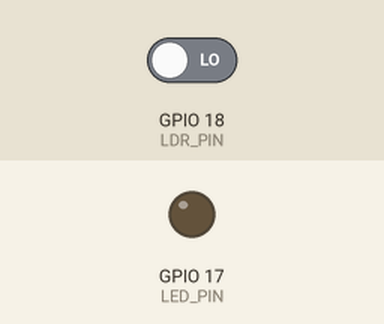
Bench run of a program on a simulated Raspberry Pi (BCM pin numbers). Shown: output pins drawn as LEDs (lit = HIGH). The test bench sets the inputs (shaded band); at power-on: GPIO 18 (LDR_PIN) LOW.

Above: at 1.2 s.
1.3 s: GPIO 18 (LDR_PIN) driven HIGH
At 1.8 s:
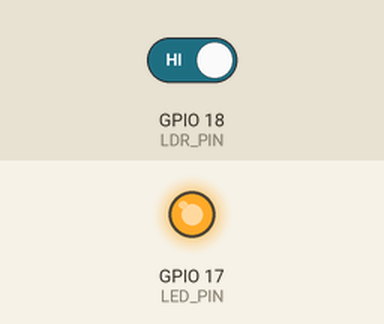
2.8 s: GPIO 18 (LDR_PIN) driven LOW
At 4.1 s:
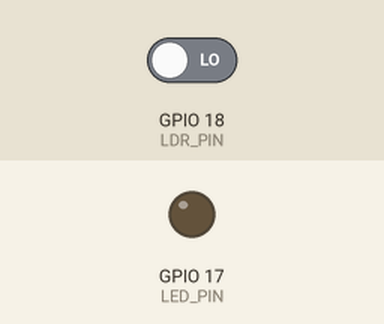
Timing chart, 0 to 5.8 s (numbered marks = the images above; inputs shaded):
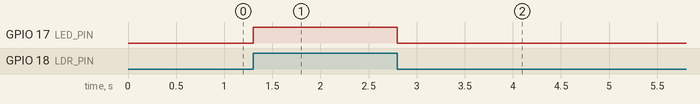

Measured:
- after the input at 1.3 s, GPIO 17 (LED_PIN): LOW → HIGH at once
- after the input at 2.8 s, GPIO 17 (LED_PIN): HIGH → LOW at once

The program:

ldr-led.py
```python
# LDR-D0  -> GPIO18
# LDR-VCC -> 3.3V
# LDR-GND -> GND
# LED-Long  -> GPIO17
# LED-Short -> GND

import RPi.GPIO as GPIO
import time
GPIO.setmode(GPIO.BCM)
LDR_PIN = 18; 			LED_PIN = 17
GPIO.setup(LDR_PIN, GPIO.IN)
GPIO.setup(LED_PIN, GPIO.OUT)
try:
	while True:
		data = GPIO.input(LDR_PIN)
		if data == 1:
			GPIO.output(LED_PIN, GPIO.HIGH)
		else:
			GPIO.output(LED_PIN, GPIO.LOW)
		time.sleep(0.1)
except KeyboardInterrupt:
	GPIO.cleanup()
	exit(0)
```
